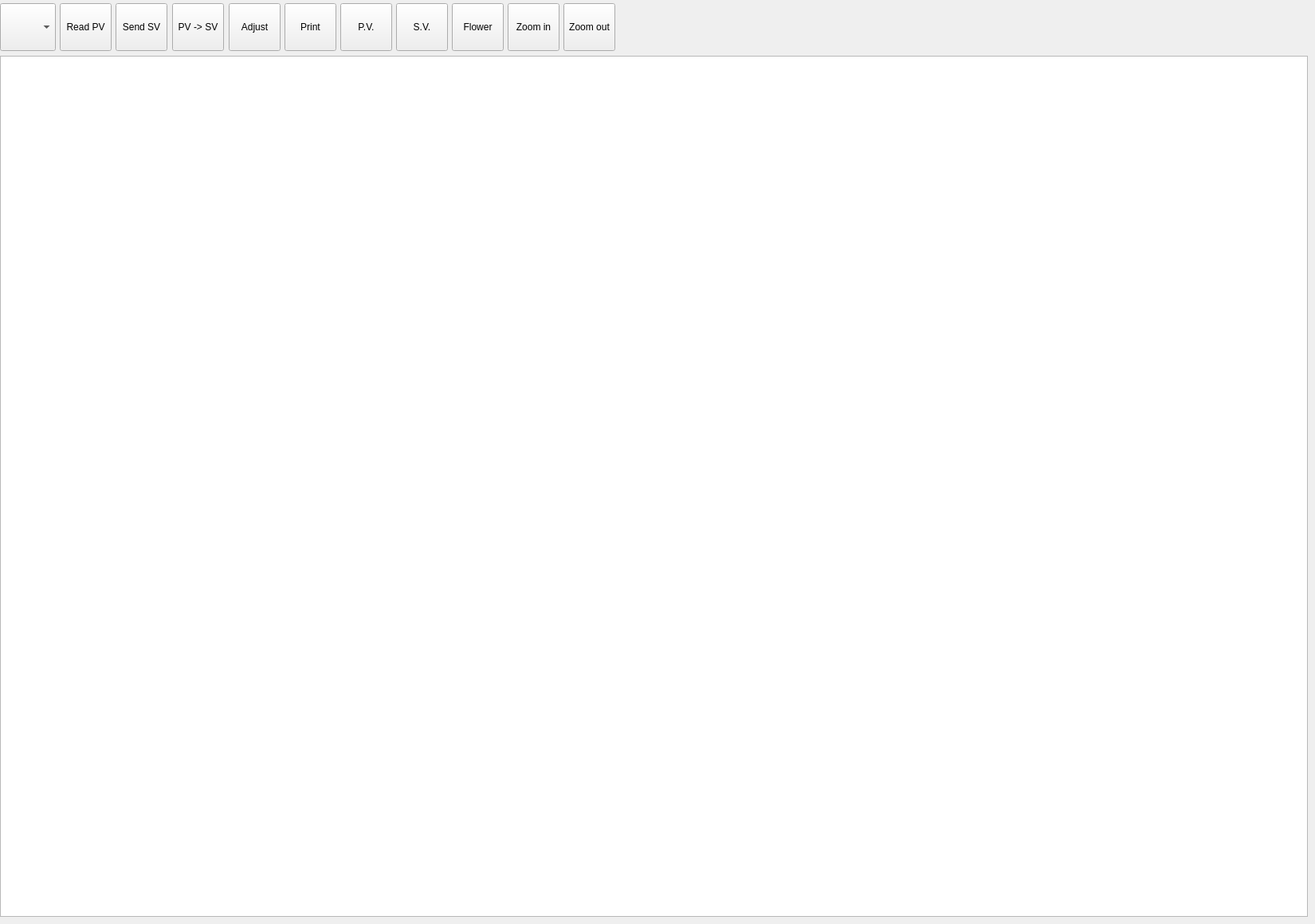
      <widget class="QWidget" name="image">
       <attribute name="title">
        <string>Image</string>
       </attribute>
       <widget class="QComboBox" name="comboBox_4">
        <property name="geometry">
         <rect>
          <x>0</x>
          <y>4</y>
          <width>70</width>
          <height>60</height>
         </rect>
        </property>
       </widget>
       <widget class="QToolButton" name="m_pcmdSendSV_2">
        <property name="geometry">
         <rect>
          <x>145</x>
          <y>4</y>
          <width>65</width>
          <height>60</height>
         </rect>
        </property>
        <property name="text">
         <string>Send SV</string>
        </property>
        <property name="iconSize">
         <size>
          <width>36</width>
          <height>36</height>
         </size>
        </property>
        <property name="toolButtonStyle">
         <enum>Qt::ToolButtonTextUnderIcon</enum>
        </property>
       </widget>
       <widget class="QToolButton" name="m_pcmdCopyPVtoSV_2">
        <property name="geometry">
         <rect>
          <x>216</x>
          <y>4</y>
          <width>65</width>
          <height>60</height>
         </rect>
        </property>
        <property name="text">
         <string>PV -&gt; SV</string>
        </property>
        <property name="iconSize">
         <size>
          <width>36</width>
          <height>36</height>
         </size>
        </property>
        <property name="toolButtonStyle">
         <enum>Qt::ToolButtonTextUnderIcon</enum>
        </property>
       </widget>
       <widget class="QToolButton" name="m_pcmdReadPV_2">
        <property name="geometry">
         <rect>
          <x>75</x>
          <y>4</y>
          <width>65</width>
          <height>60</height>
         </rect>
        </property>
        <property name="text">
         <string>Read PV</string>
        </property>
        <property name="iconSize">
         <size>
          <width>36</width>
          <height>36</height>
         </size>
        </property>
        <property name="toolButtonStyle">
         <enum>Qt::ToolButtonTextUnderIcon</enum>
        </property>
       </widget>
       <widget class="QToolButton" name="toolButton_11">
        <property name="geometry">
         <rect>
          <x>287</x>
          <y>4</y>
          <width>65</width>
          <height>60</height>
         </rect>
        </property>
        <property name="text">
         <string>Adjust</string>
        </property>
       </widget>
       <widget class="QToolButton" name="toolButton_12">
        <property name="geometry">
         <rect>
          <x>357</x>
          <y>4</y>
          <width>65</width>
          <height>60</height>
         </rect>
        </property>
        <property name="text">
         <string>Print</string>
        </property>
       </widget>
       <widget class="QToolButton" name="toolButton_13">
        <property name="geometry">
         <rect>
          <x>427</x>
          <y>4</y>
          <width>65</width>
          <height>60</height>
         </rect>
        </property>
        <property name="text">
         <string>P.V.</string>
        </property>
       </widget>
       <widget class="QToolButton" name="toolButton_14">
        <property name="geometry">
         <rect>
          <x>497</x>
          <y>4</y>
          <width>65</width>
          <height>60</height>
         </rect>
        </property>
        <property name="text">
         <string>S.V.</string>
        </property>
       </widget>
       <widget class="QToolButton" name="toolButton_15">
        <property name="geometry">
         <rect>
          <x>567</x>
          <y>4</y>
          <width>65</width>
          <height>60</height>
         </rect>
        </property>
        <property name="text">
         <string>Flower</string>
        </property>
       </widget>
       <widget class="QToolButton" name="toolButton_16">
        <property name="geometry">
         <rect>
          <x>637</x>
          <y>4</y>
          <width>65</width>
          <height>60</height>
         </rect>
        </property>
        <property name="text">
         <string>Zoom in</string>
        </property>
       </widget>
       <widget class="QToolButton" name="toolButton_17">
        <property name="geometry">
         <rect>
          <x>707</x>
          <y>4</y>
          <width>65</width>
          <height>60</height>
         </rect>
        </property>
        <property name="text">
         <string>Zoom out</string>
        </property>
       </widget>
       <widget class="QGraphicsView" name="graphicsView">
        <property name="geometry">
         <rect>
          <x>0</x>
          <y>70</y>
          <width>1641</width>
          <height>1081</height>
         </rect>
        </property>
       </widget>
      </widget>
